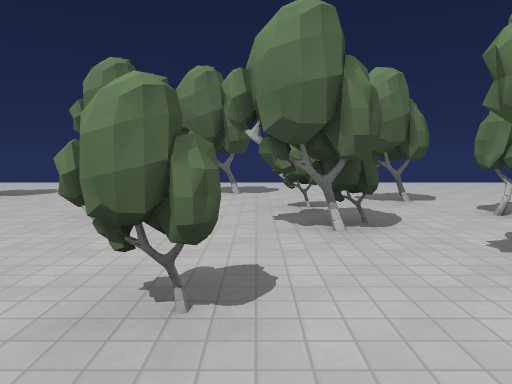
view 1 (above)

21 first-person views from a walk through a Godot game level. The camera is 1.5 m above the floor, tilts 6° down and sees 70° across. The floor is counted in squares, 2 m on a side. Each view is taken from the middle of a square. On the plan, view 1 faces up. The plan holds only what a view shows up to about 11 squares ahead; the rest is blank. Surface patterns are stand-ins for the level's own textures.

view 2
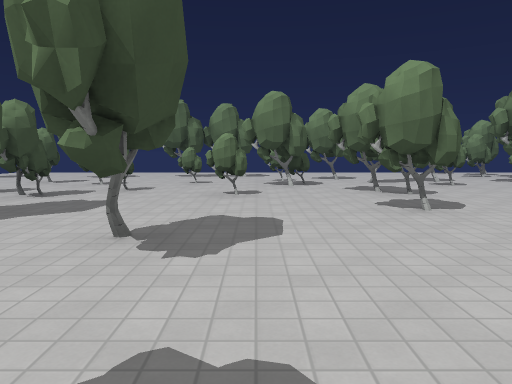

view 3
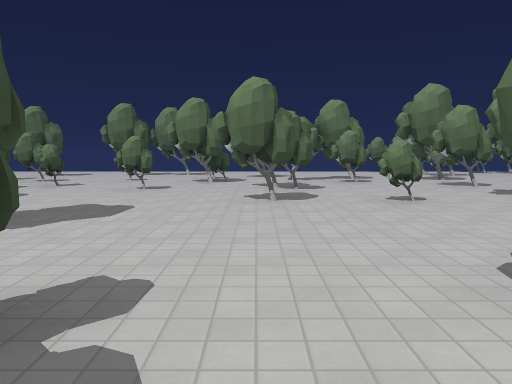

view 4
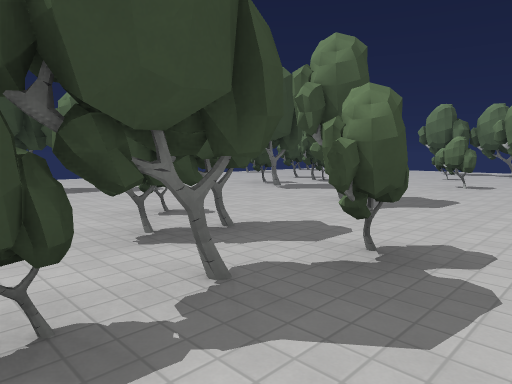

view 5
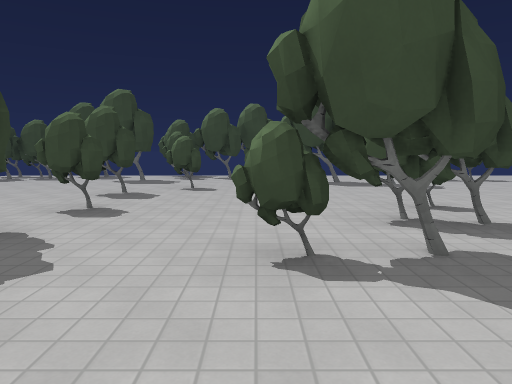

view 6
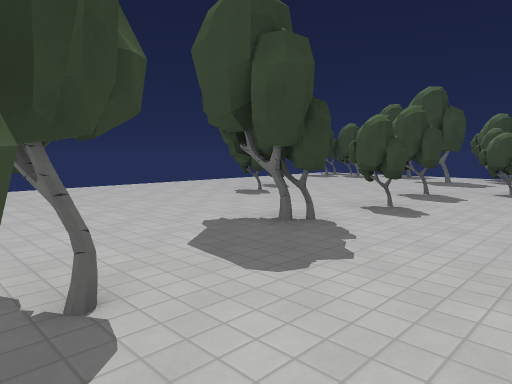

view 7
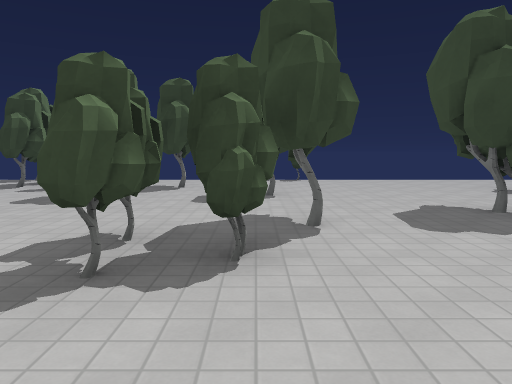

view 8
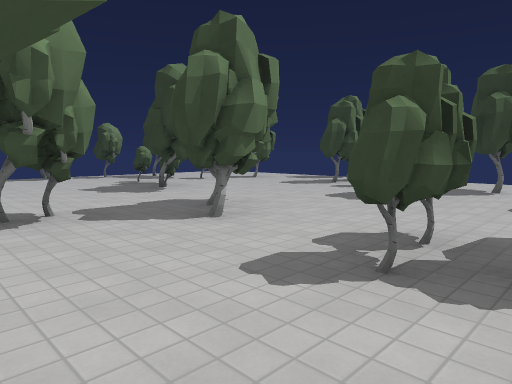

view 9
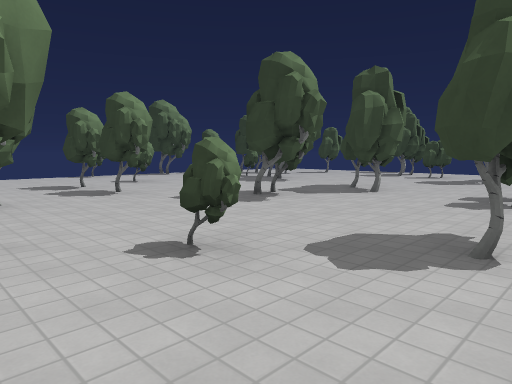

view 10
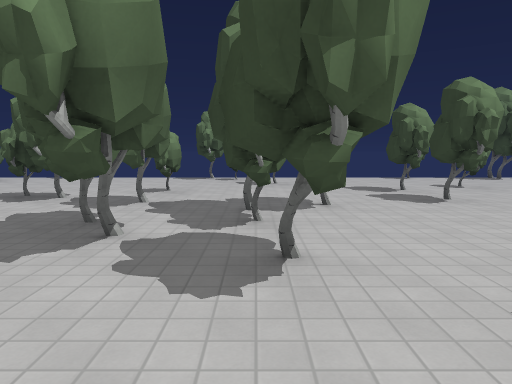

view 11
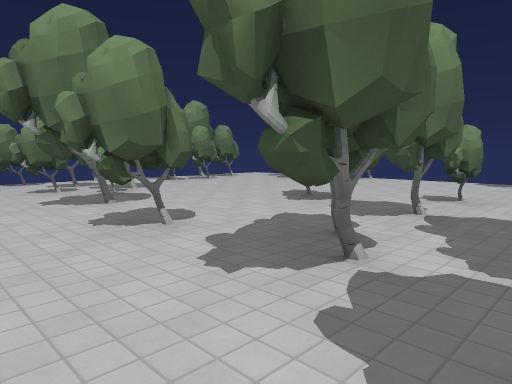

view 12
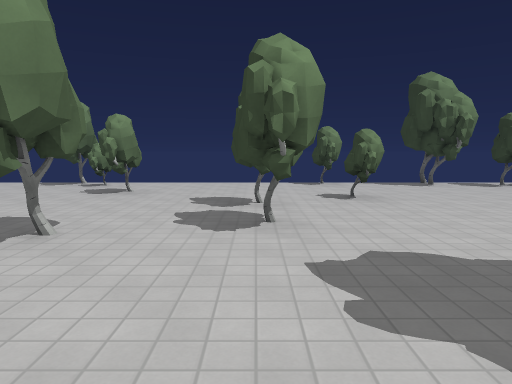

view 13
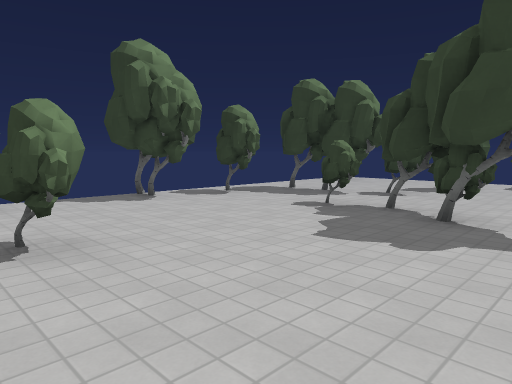

view 14
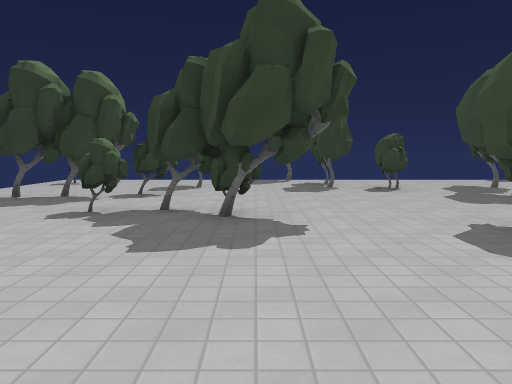

view 15
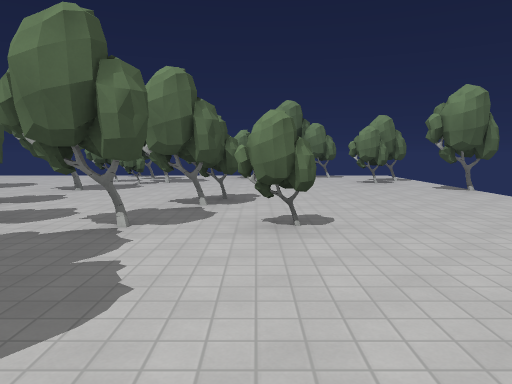

view 16
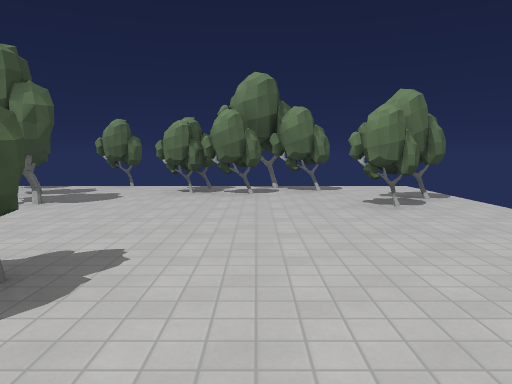

view 17
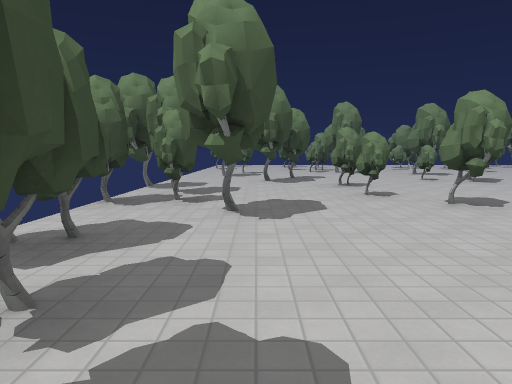

view 18
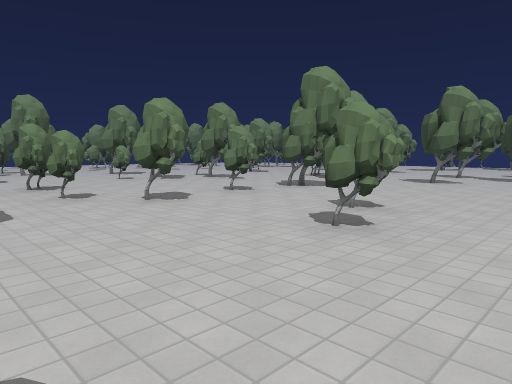

view 19
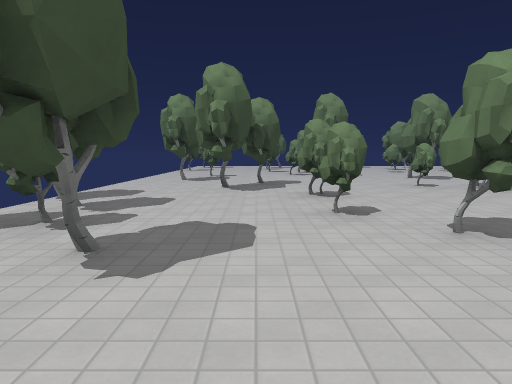

view 20
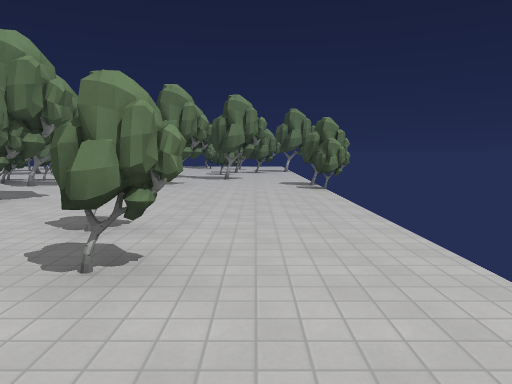

view 21
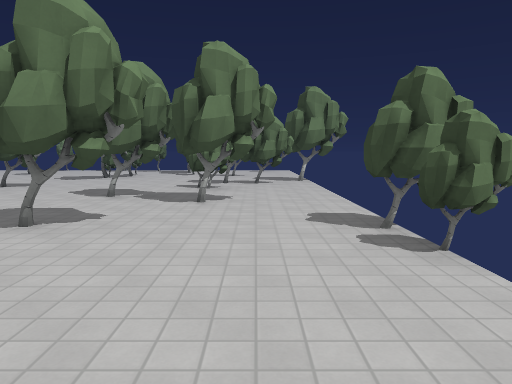

### Floor plan
Key: @ floor where view 1 was taken; # wall or solid block; x gap in a wall; . floor; T tree; H thing the floor can be seen under or through.
Columns run from 10 left of view 1 to 16 right of it. Each row starts with its distance up from view 1.
  9     ..   ... ....#####
  8     ...  ... .....#.####
  7      ..  #.......#......##
  6    .........#.....#.....#.
  5    ..x.....#..##..........
  4     .##.#..#.T##.#.......##
  3     ................H.....
  2      .#..#..##...#..H.....
  1      .#...........HHHH....
  0    ..#....@.#.#..#.......#
 -1    #..#.........#.##...#..
 -2  ........#.........#......
 -3  .#............#..........
 -4  ...#.........#.....##....
 -5  ..#....##.#..#...........
 -6  ........##......##...#..#
 -7 #....#....#...#...........
 -8 ##...........##..#.......#
 -9  ##..#......#....#..H ....
-10  ###..#...#..........HH.Hx
-11  ..#...................HH.
-12  #...........#.#......H...
-13  ##...#.#......#.##..#....
-14   #...............#.. ..#.
-15    ................#......
-16             x#     #

Positions as (right, up) in squares from view 1, and headings:
1: (0, 0), facing up
2: (0, -5), facing up
3: (2, -6), facing up
4: (2, -7), facing up-left
5: (3, -7), facing left
6: (3, -7), facing down-left
7: (3, -5), facing down
8: (3, -5), facing down-right
9: (3, -1), facing down-right
10: (4, -1), facing right
11: (5, -1), facing up-right
12: (6, -4), facing right
13: (9, -5), facing down-right
14: (10, -5), facing down
15: (11, -3), facing up
16: (12, 1), facing up
17: (-7, -15), facing up
18: (-7, -15), facing up-right
19: (-6, -13), facing up
20: (-6, -14), facing right
21: (-1, -14), facing right
